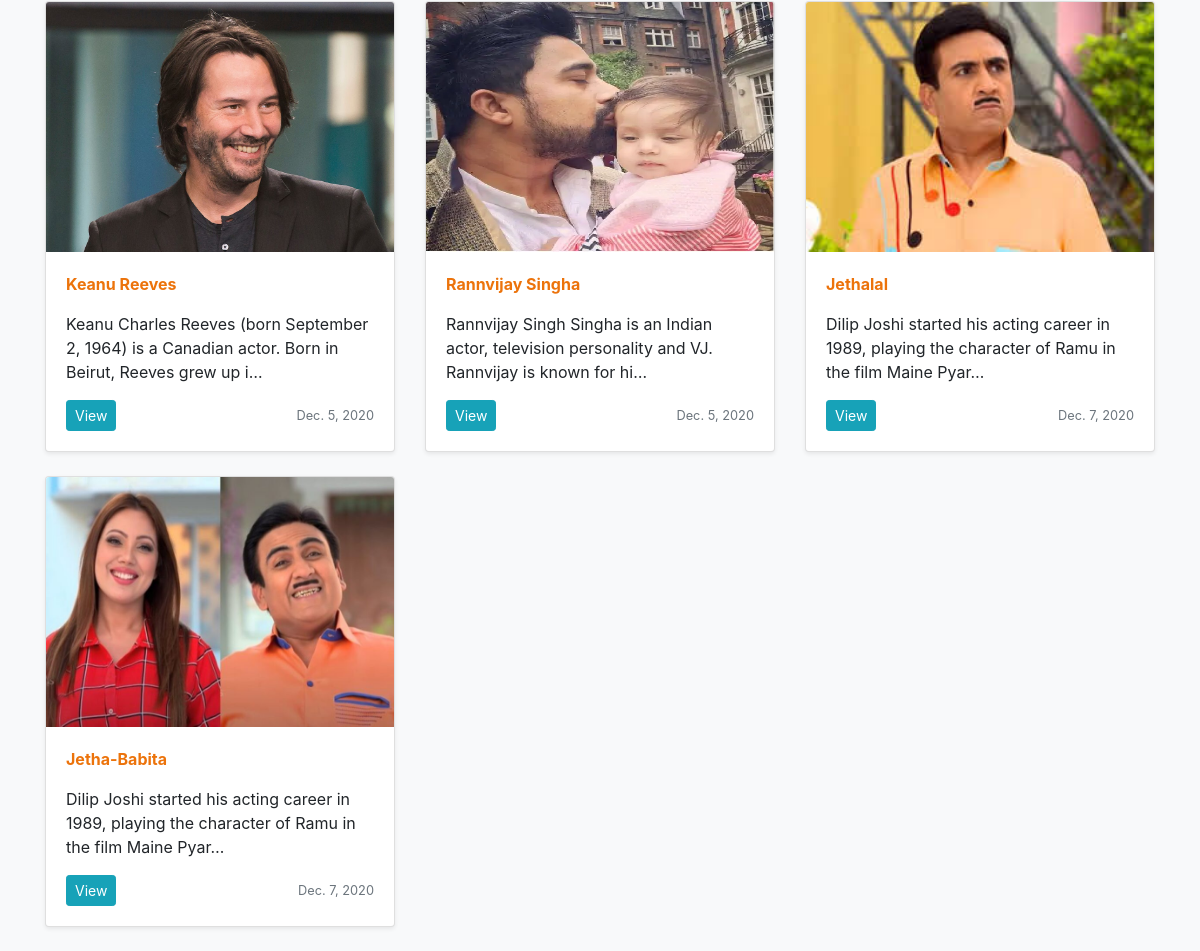
/blog/ (lower part), run on an earlier commit of the app's database.
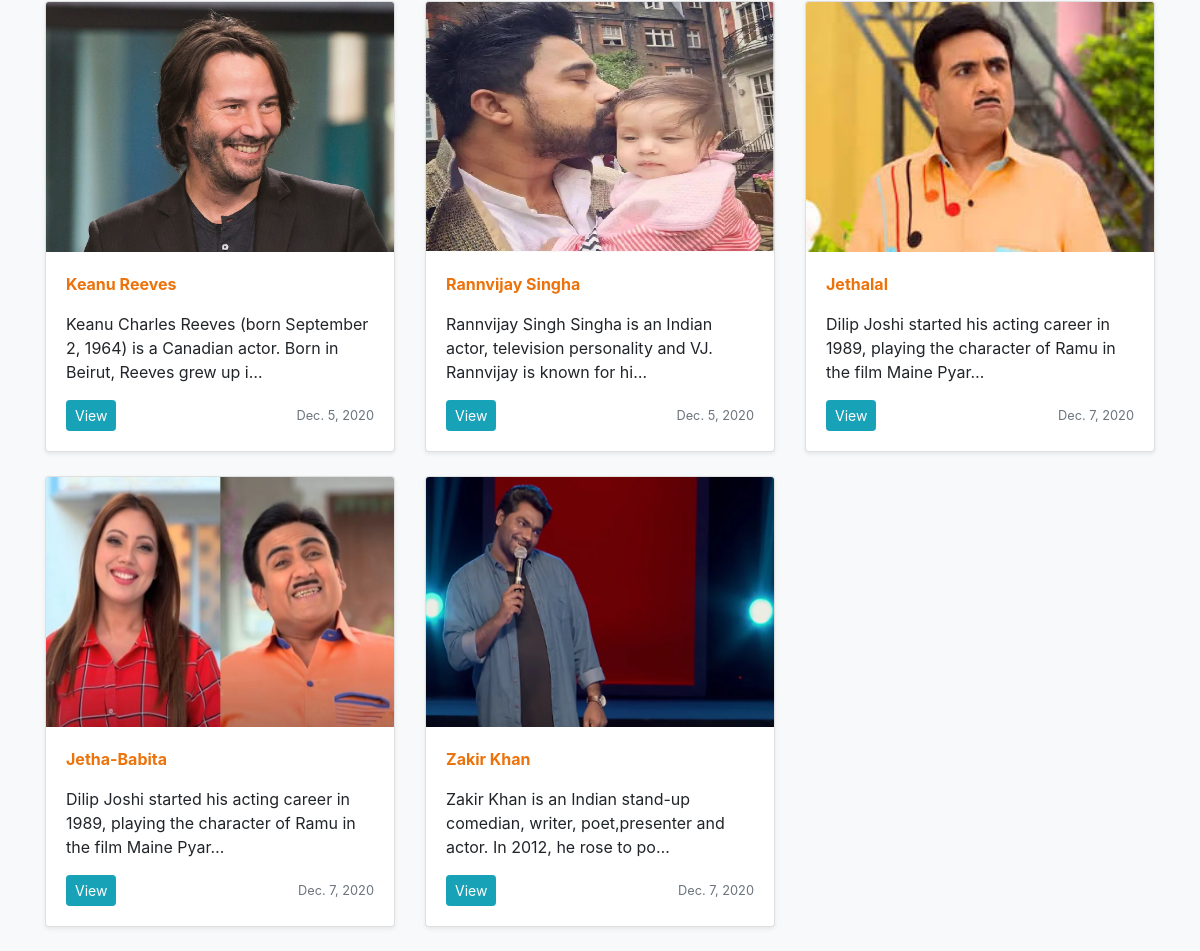
And on a later commit of the database.
### blog/models.py (models this page shows, shortened)
class Post(models.Model):
    sno = models.AutoField(primary_key=True)
    title = models.CharField(max_length=200)
    author = models.CharField(max_length=200)
    image = models.ImageField(upload_to="blog/images",default=" ")
    content = models.TextField()
    category = models.CharField(max_length=200,default="actress")
    slug = models.CharField(max_length=130,default="")
    timestamp = models.DateTimeField(blank=True)

### blog/views.py (the view)
# urls.py: path('', views.blogHome,name="blogHome"),
def blogHome(request):
    allPosts=Post.objects.all()
    context={'allPosts':allPosts}
    return render(request,"blog/blogHome.html",context)

### templates/blog/blogHome.html (shortened to what this page needs)
{% extends 'home/basic.html' %}
{% block body %}
<main role="main">
  <div class="album bg-light">
    <div class="container">
      <div class="row">
      {% for post in allPosts  %}
      <div class="col-md-4">
          <div class="card mb-4 shadow-sm">
            <img src="/media/{{post.image}}" class="bd-placeholder-img card-img-top" width="100%" height="250" role="img" ></img>
            <div class="card-body">
            <b><p class="text-capitalize text-decoration-underline" style="color: #ec730b;">{{post.title}}</p></b>
              <p class="card-text">{{post.content|truncatechars:100}}</p>
              <div class="d-flex justify-content-between align-items-center">
                <div class="btn-group">
                  <a href="{{post.slug}}"><button type="button" class="btn btn-sm btn-info">View</button></a>
                </div>
                <small class="text-muted"> {{post.timestamp.date }}</small>
              </div>
            </div>
          </div>
      </div>
      {% endfor %}
    </div>
  </div>
</main>
{% endblock body %}

### templates/home/basic.html (shortened to what this page needs)
<!doctype html>
<html lang="en">
<head>
  <link rel="stylesheet" href="https://cdn.jsdelivr.net/npm/bootstrap@4.5.3/dist/css/bootstrap.min.css"
>
</head>
<body>
  {% block body %}
  {% endblock %}
</body>
</html>

What changed in the data, as far as the page shows it:
added Post: image (picture), title "Zakir Khan", content "Zakir Khan is an Indian stand-up comedian, writer, poet,presenter and actor. In 2012, he rose to po…", timestamp "Dec. 7, 2020"
